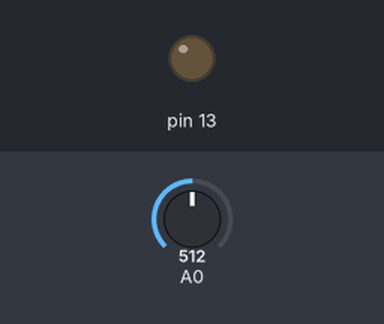
Simulated run of this sketch. Board: Arduino Uno, built with avr-gcc and run on an emulated ATmega328P. Parts: output pins drawn as LEDs (lit = HIGH). The inputs (shaded band) are chosen by the test bench; at power-on: A0 = 512.

Above: at 1.2 s.
1.3 s: A0 set to 983
2.8 s: A0 set to 1019
At 3.4 s:
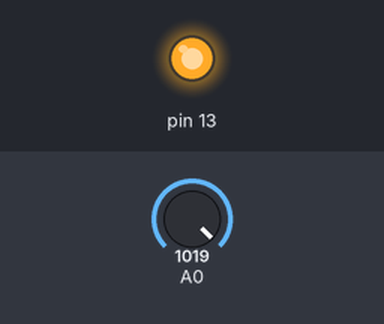
4.3 s: A0 set to 990
At 4.6 s:
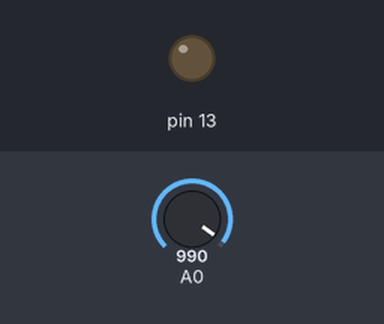
5.8 s: A0 set to 1010
At 6.9 s:
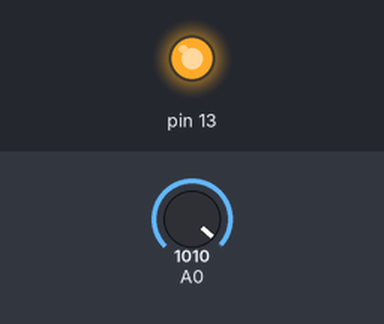
Timing chart, 0 to 8.3 s (numbered marks = the images above; inputs shaded):
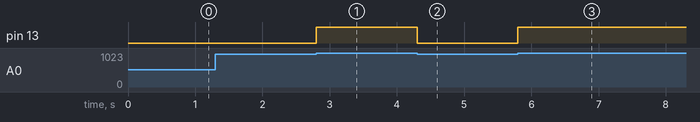

The sketch:

photo_cell_read.ino
```cpp
// use to manage digital output ie. led
class Flasher {
  int ledPin;
  int state;

public:
  // input the pin the digital output is connected to
  Flasher(int pin) {
    ledPin = pin;
    pinMode(ledPin, OUTPUT);
  } // end of ctor

  // turn on the digital output
  void on() {
    state = HIGH;
    digitalWrite(ledPin, state);
  } // end of on

  // turn off the digital output
  void off() {
    state = LOW;
    digitalWrite(ledPin, state);
  } // end of off

  // switch the digitial output
  void turn() {
    state = state == HIGH ? LOW : HIGH;
    digitalWrite(ledPin, state);
  } // end of switch
}; // end of class flasher


// use to read in sensor value
class AnalogRead {
  int analogPin;
  int analogData;

public:
  // input pin that is connected to sensor
  AnalogRead(int pin) {
    analogPin = pin;
  } // end of ctor

  // return sensor value range from 0 to 1023
  int val() {return analogData = analogRead(analogPin);} // end of set data
}; // end of class analog read


/* ************************************************************************** */


// construct objects
Flasher laser(13);
AnalogRead photocell(0);

// set trigger
bool trigger = false;
int threshold = 1000;


/* ************************************************************************** */


void setup(void) {
  // Serial monitor
  Serial.begin(9600);

  // flip the laser off
  laser.off();
} // end of setup


/* ************************************************************************** */


void loop(void) {
  // check trigger
  trigger = photocell.val() > threshold? true: false;

  // set led
  if (trigger)
    laser.on();
  else
    laser.off();

  // print out to serial monitor
  //Serial.println(photocell.val());
  //Serial.println(trigger);
} // end of loop
```

Measured:
- the behaviour switches between 1000 and 1001 on A0 (found by bisection; images 0 and 1)
- after the input at 1.3 s, every drawn part: stays the same
- after the input at 2.8 s, pin 13: LOW → HIGH at once
- after the input at 4.3 s, pin 13: HIGH → LOW at once
- after the input at 5.8 s, pin 13: LOW → HIGH at once
